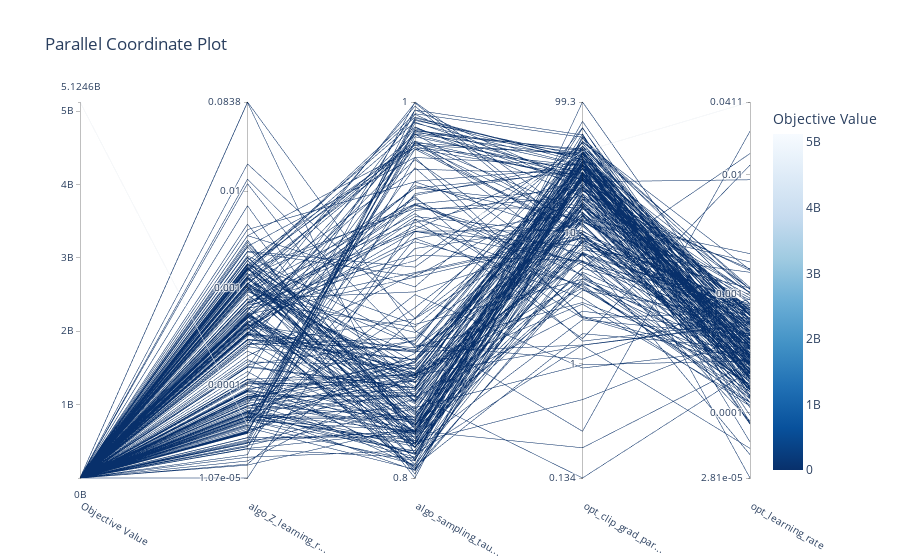

The cell this chart's notebook holds for it:
### Code cell
plot_parallel_coordinate(study,params=study.best_trial.params.keys())

### Figure 1 — Plotly figure (JSON) as saved in the notebook; plotly's stock layout.template omitted (floating-point values rounded to 4 significant figures; data arrays with more than 128 entries replaced by an {"elided": "..."} marker saying what was removed)
{"data": [{"dimensions": [{"label": "Objective Value", "range": [79.05, 5125000000.0], "values": {"elided": "241 float values"}}, {"label": "algo_Z_learning_r...", "range": [-4.97, -1.077], "ticktext": ["1.07e-05", "0.0001", "0.001", "0.01", "0.0838"], "tickvals": [-4.97, -4, -3, -2, -1.077], "values": {"elided": "241 float values"}}, {"label": "algo_sampling_tau...", "range": [-0.09681, -7.143e-05], "ticktext": ["0.8", "1"], "tickvals": [-0.09681, -7.143e-05], "values": {"elided": "241 float values"}}, {"label": "opt_clip_grad_par...", "range": [-0.873, 1.997], "ticktext": ["0.134", "1", "10", "99.3"], "tickvals": [-0.873, 0, 1, 1.997], "values": {"elided": "241 float values"}}, {"label": "opt_learning_rate", "range": [-4.551, -1.386], "ticktext": ["2.81e-05", "0.0001", "0.001", "0.01", "0.0411"], "tickvals": [-4.551, -4, -3, -2, -1.386], "values": {"elided": "241 float values"}}], "labelangle": 30, "labelside": "bottom", "line": {"color": {"elided": "241 float values"}, "colorbar": {"title": {"text": "Objective Value"}}, "colorscale": [[0, "rgb(247,251,255)"], [0.125, "rgb(222,235,247)"], [0.25, "rgb(198,219,239)"], [0.375, "rgb(158,202,225)"], [0.5, "rgb(107,174,214)"], [0.625, "rgb(66,146,198)"], [0.75, "rgb(33,113,181)"], [0.875, "rgb(8,81,156)"], [1, "rgb(8,48,107)"]], "reversescale": true, "showscale": true}, "type": "parcoords"}], "layout": {"title": {"text": "Parallel Coordinate Plot"}}}
